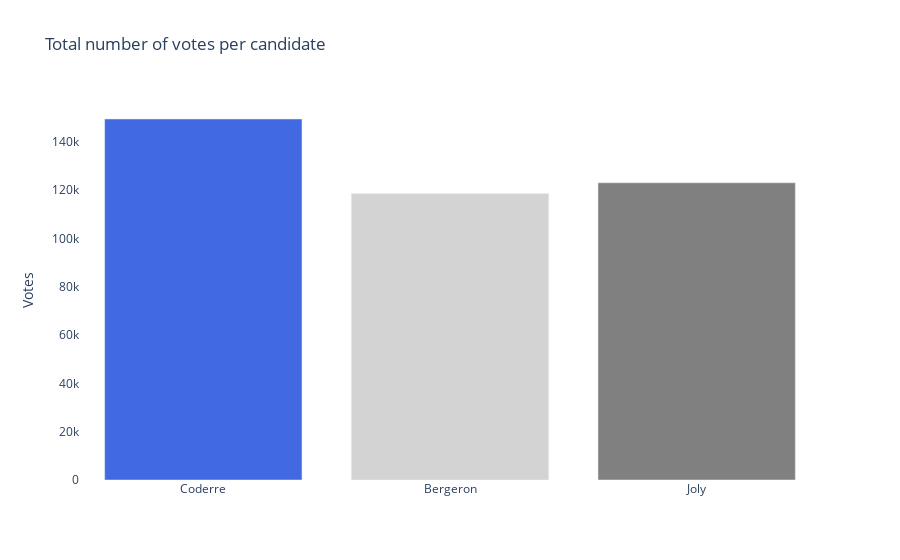

The notebook cell this image was saved under:
### Code cell
# create figure
fig3 = go.Figure(
    data=[
        go.Bar(
            x = df_votes.index,
            y = df_votes,
            marker_color = ["RoyalBlue", "LightGray", "Gray"]
        ),
    ],
    layout_plot_bgcolor = "white",
    layout_hovermode = "x unified",
    layout_title_text = "Total number of votes per candidate",
    layout_yaxis_title = "Votes"
)

fig3.show()

### Figure 1 — Plotly figure (JSON) as saved in the notebook; plotly's stock layout.template omitted (floating-point values rounded to 4 significant figures)
{"data": [{"marker": {"color": ["RoyalBlue", "LightGray", "Gray"]}, "type": "bar", "x": ["Coderre", "Bergeron", "Joly"], "y": [149467, 118637, 123062]}], "layout": {"autosize": true, "hovermode": "x unified", "plot_bgcolor": "white", "title": {"text": "Total number of votes per candidate"}, "xaxis": {"autorange": true, "range": [-0.5, 2.5], "type": "category"}, "yaxis": {"autorange": true, "range": [0, 157300.0], "title": {"text": "Votes"}, "type": "linear"}}}
